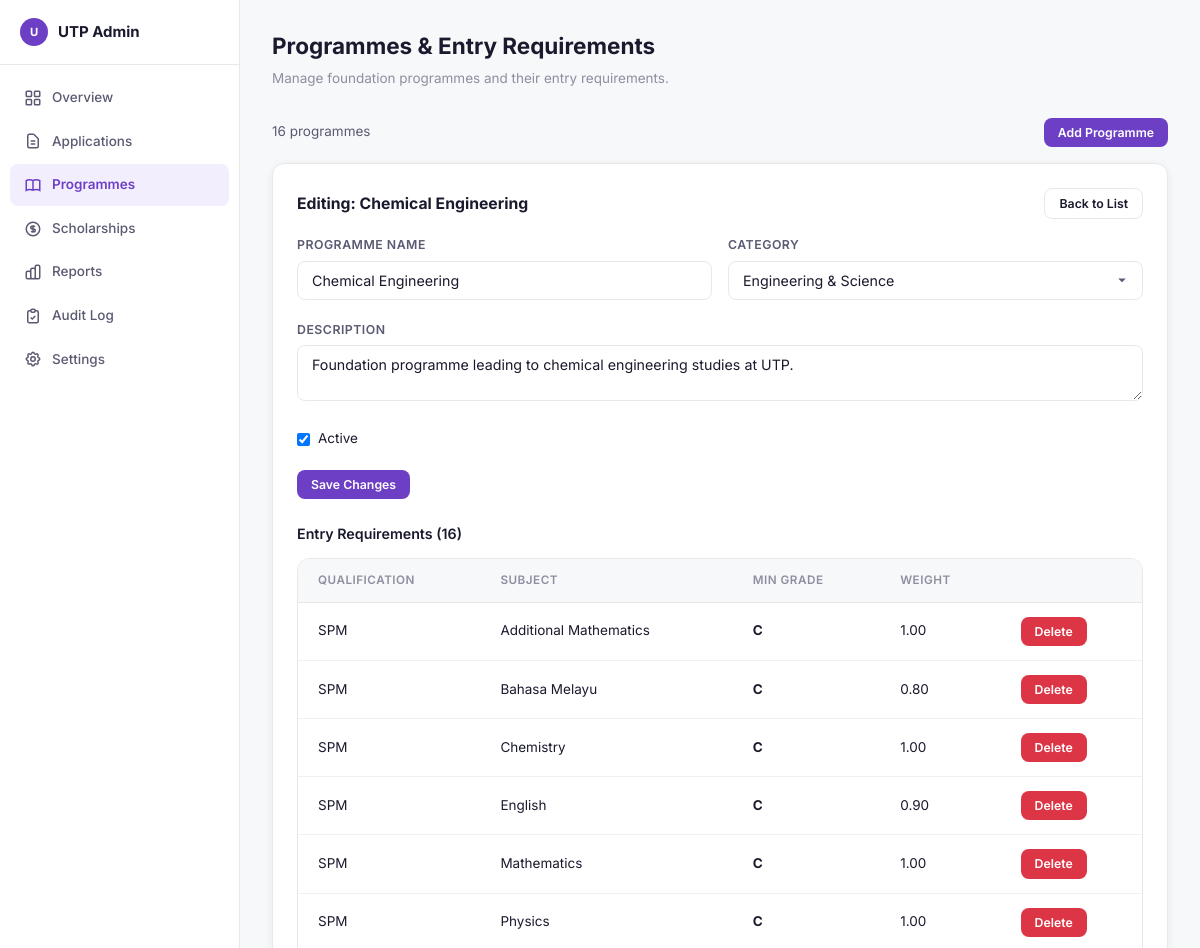
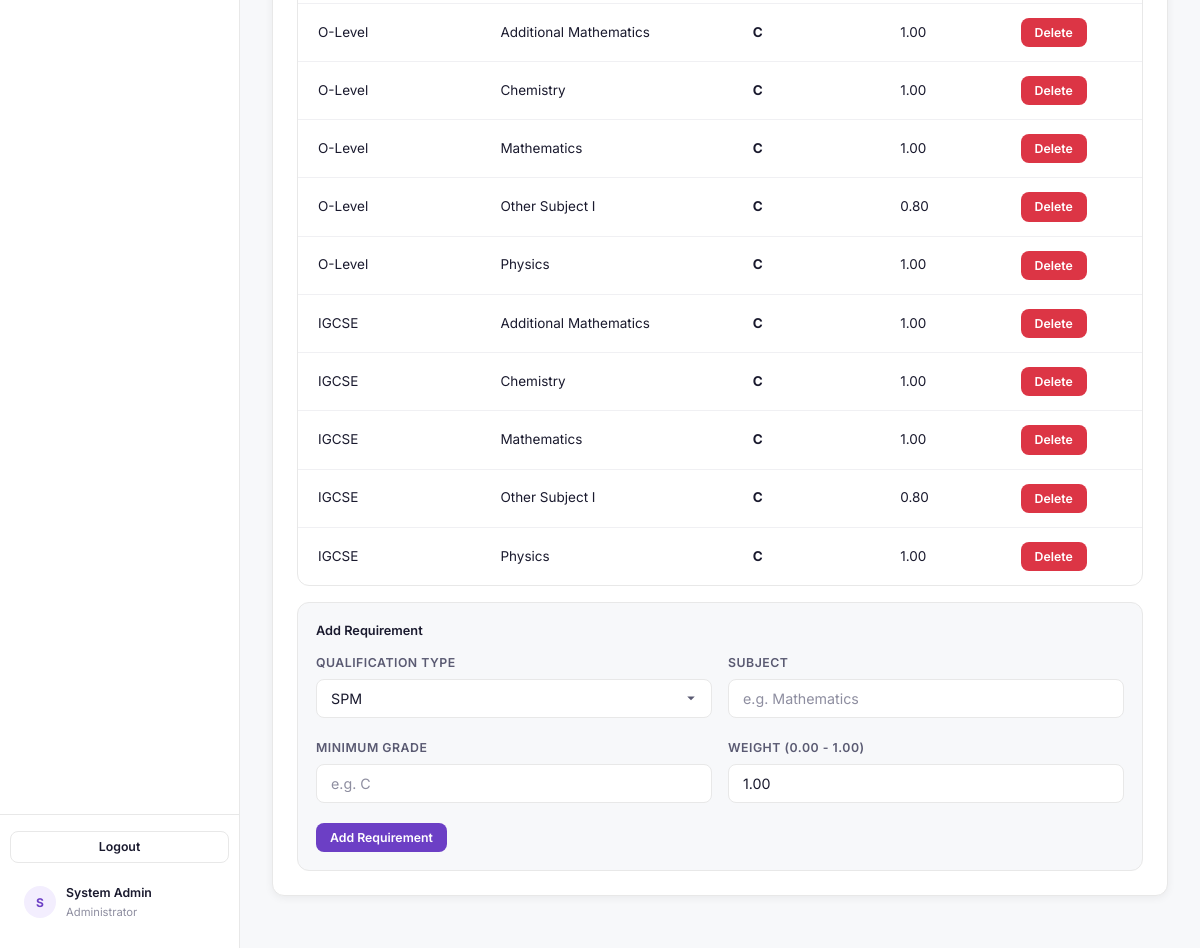
Page /admin/programmes.php?edit=2 (signed in) on the committed database (2 pictures, top to bottom).
### tables this page shows
CREATE TABLE IF NOT EXISTS programmes (
    id INT AUTO_INCREMENT PRIMARY KEY,
    name VARCHAR(150) NOT NULL,
    category VARCHAR(100) NOT NULL,
    description TEXT,
    duration VARCHAR(50),
    foundation_fee DECIMAL(12,2) DEFAULT 0,
    undergraduate_fee DECIMAL(12,2) DEFAULT 0,
    stem_bonus TINYINT(1) DEFAULT 0,
    is_active TINYINT(1) DEFAULT 1,
    created_at TIMESTAMP DEFAULT CURRENT_TIMESTAMP
);

CREATE TABLE IF NOT EXISTS entry_requirements (
    id INT AUTO_INCREMENT PRIMARY KEY,
    programme_id INT NOT NULL,
    qual_type ENUM('SPM', 'O-Level', 'IGCSE') NOT NULL,
    subject VARCHAR(100) NOT NULL,
    min_grade VARCHAR(10) NOT NULL,
    weight DECIMAL(3,2) DEFAULT 1.00,
    FOREIGN KEY (programme_id) REFERENCES programmes(id) ON DELETE CASCADE
);

### admin/programmes.php (the view, shortened to what this page needs)
<?php
require_once __DIR__ . '/admin_header.php';
$db = getDB();
$programmes = $db->query("SELECT p.*, (SELECT COUNT(*) FROM entry_requirements er WHERE er.programme_id = p.id) as req_count FROM programmes p ORDER BY p.category, p.name")->fetchAll();
$editProg = null;
$editReqs = [];
if (isset($_GET['edit'])) {
    $editId = intval($_GET['edit']);
    $stmt = $db->prepare("SELECT * FROM programmes WHERE id = ?");
    $stmt->execute([$editId]);
    $editProg = $stmt->fetch();
    if ($editProg) {
        $stmt = $db->prepare("SELECT * FROM entry_requirements WHERE programme_id = ? ORDER BY qual_type, subject");
        $stmt->execute([$editId]);
        $editReqs = $stmt->fetchAll();
    }
}
?>
<div class="page-header">
    <h1>Programmes & Entry Requirements</h1>
    <p>Manage foundation programmes and their entry requirements.</p>
</div>
<div class="flex-between mb-4">
    <span style="font-size:0.9rem; color:var(--text-secondary);"><?= count($programmes) ?> programmes</span>
    <button data-modal-target="add_programme_modal" class="btn btn-purple btn-sm">Add Programme</button>
</div>
<?php if ($editProg): ?>
<div class="card mb-6">
    <div class="flex-between mb-4">
        <h3 style="font-size:1.05rem;">Editing: <?= htmlspecialchars($editProg['name']) ?></h3>
        <a href="/admin/programmes.php" class="btn btn-outline btn-sm">Back to List</a>
    </div>
    <form method="POST" style="margin-bottom:24px;">
        <div class="form-row">
            <div class="form-group">
                <label class="form-label">Programme Name</label>
                <input type="text" name="name" class="form-input admin-focus" value="<?= htmlspecialchars($editProg['name']) ?>" required>
            </div>
            <div class="form-group">
                <label class="form-label">Category</label>
                <select name="category" class="form-select" required>
                    <option value="Engineering & Science" <?= $editProg['category'] === 'Engineering & Science' ? 'selected' : '' ?>>Engineering & Science</option>
                </select>
            </div>
        </div>
        <div class="form-group">
            <label class="form-label">Description</label>
            <textarea name="description" class="form-input admin-focus" rows="2"><?= htmlspecialchars($editProg['description']) ?></textarea>
        </div>
        <div class="form-group">
            <label style="display:flex; align-items:center; gap:8px; font-size:0.9rem; cursor:pointer;">
                <input type="checkbox" name="is_active" <?= $editProg['is_active'] ? 'checked' : '' ?>> Active
            </label>
        </div>
        <button type="submit" class="btn btn-purple btn-sm">Save Changes</button>
    </form>
    <h4 style="font-size:0.95rem; font-weight:600; margin-bottom:12px;">Entry Requirements (<?= count($editReqs) ?>)</h4>
    <?php if (!empty($editReqs)): ?>
    <div class="table-wrap mb-4">
        <table>
            <thead><tr><th>Qualification</th><th>Subject</th><th>Min Grade</th><th>Weight</th><th></th></tr></thead>
            <tbody>
            <?php foreach ($editReqs as $req): ?>
                <tr>
                    <td><?= htmlspecialchars($req['qual_type']) ?></td>
                    <td><?= htmlspecialchars($req['subject']) ?></td>
                    <td><strong><?= htmlspecialchars($req['min_grade']) ?></strong></td>
                    <td><?= $req['weight'] ?></td>
                    <td>
                        <form method="POST" style="display:inline;" onsubmit="return confirm('Delete this requirement?')">
                            <button type="submit" class="btn btn-danger btn-sm">Delete</button>
                        </form>
                    </td>
                </tr>
            <?php endforeach; ?>
            </tbody>
        </table>
    </div>
    <?php endif; ?>
    <form method="POST" class="card card-flat" style="background:var(--bg-page); padding:18px;">
        <h5 style="font-size:0.85rem; font-weight:600; margin-bottom:12px;">Add Requirement</h5>
        <div class="form-row">
            <div class="form-group">
                <label class="form-label">Qualification Type</label>
                <select name="qual_type" class="form-select" required>
                    <option value="SPM">SPM</option>
                </select>
            </div>
            <div class="form-group">
                <label class="form-label">Subject</label>
                <input type="text" name="subject" class="form-input admin-focus" placeholder="e.g. Mathematics" required>
            </div>
        </div>
        <div class="form-row">
            <div class="form-group">
                <label class="form-label">Minimum Grade</label>
                <input type="text" name="min_grade" class="form-input admin-focus" placeholder="e.g. C" required>
            </div>
            <div class="form-group">
                <label class="form-label">Weight (0.00 - 1.00)</label>
                <input type="number" name="weight" class="form-input admin-focus" value="1.00" min="0" max="1" step="0.05" required>
            </div>
        </div>
        <button type="submit" class="btn btn-purple btn-sm">Add Requirement</button>
    </form>
</div>
<?php endif; ?>
<?php require_once __DIR__ . '/admin_footer.php'; ?>

### assets/css/style.css (style rules this page uses)
*, *::before, *::after { margin: 0; padding: 0; box-sizing: border-box; }
:root { --orange: #e8630a; --orange-hover: #cf5800; --orange-light: #fff4ec; --orange-badge: #fef0e6; --purple: #6c3fc5; --purple-hover: #5a32a3; --purple-light: #f3eefe; --purple-badge: #ece5f9; --text: #1a1a2e; --text-secondary: #5a5a72; --text-muted: #8e8ea0; --bg: #ffffff; --bg-page: #f7f8fa; --border: #e8e8e8; --border-light: #f0f0f3; --card-shadow: 0 2px 8px rgba(0,0,0,0.06); --card-shadow-hover: 0 4px 16px rgba(0,0,0,0.1); --green: #22a867; --green-bg: #edfaf3; --yellow: #e6a817; --yellow-bg: #fef9ea; --red: #dc3545; --red-bg: #fef0f1; --blue: #3b82f6; --blue-bg: #eff6ff; --radius: 8px; --radius-lg: 12px; --font: 'Inter', -apple-system, BlinkMacSystemFont, sans-serif; }
html { font-size: 15px; }
body { font-family: var(--font); color: var(--text); background: var(--bg-page); line-height: 1.6; -webkit-font-smoothing: antialiased; }
a { color: inherit; text-decoration: none; }
button, input, select, textarea { font-family: inherit; font-size: inherit; }
.btn { display: inline-flex; align-items: center; justify-content: center; gap: 8px; padding: 10px 20px; border-radius: var(--radius); font-weight: 600; font-size: 0.9rem; border: none; cursor: pointer; transition: all 0.2s; text-decoration: none; line-height: 1.4; }
.btn-purple { background: var(--purple); color: #fff; }
.btn-outline { background: transparent; border: 1.5px solid var(--border); color: var(--text); }
.btn-danger { background: var(--red); color: #fff; }
.btn-sm { padding: 6px 14px; font-size: 0.82rem; }
.card { background: var(--bg); border: 1px solid var(--border); border-radius: var(--radius-lg); padding: 24px; box-shadow: var(--card-shadow); transition: box-shadow 0.2s; }
.card-flat { box-shadow: none; }
.form-group { margin-bottom: 20px; }
.form-label { display: block; font-size: 0.82rem; font-weight: 600; color: var(--text-secondary); text-transform: uppercase; letter-spacing: 0.5px; margin-bottom: 6px; }
.form-input { width: 100%; padding: 10px 14px; border: 1.5px solid var(--border); border-radius: var(--radius); font-size: 0.95rem; color: var(--text); background: var(--bg); transition: border-color 0.2s; outline: none; }
.form-input::placeholder { color: var(--text-muted); }
.form-row { display: grid; grid-template-columns: 1fr 1fr; gap: 16px; }
.form-select { width: 100%; padding: 10px 14px; border: 1.5px solid var(--border); border-radius: var(--radius); font-size: 0.95rem; color: var(--text); background: var(--bg); outline: none; cursor: pointer; appearance: none; background-repeat: no-repeat; background-position: right 14px center; }
.table-wrap { background: var(--bg); border: 1px solid var(--border); border-radius: var(--radius-lg); overflow-x: auto; -webkit-overflow-scrolling: touch; }
.table-wrap table { width: 100%; border-collapse: collapse; }
.table-wrap th { text-align: left; padding: 12px 20px; font-size: 0.78rem; font-weight: 600; color: var(--text-muted); text-transform: uppercase; letter-spacing: 0.5px; border-bottom: 1px solid var(--border); background: var(--bg-page); }
.table-wrap td { padding: 14px 20px; font-size: 0.9rem; border-bottom: 1px solid var(--border-light); }
.table-wrap tr:last-child td { border-bottom: none; }
.page-header { margin-bottom: 28px; }
.page-header h1 { font-size: 1.5rem; font-weight: 700; color: var(--text); }
.page-header p { color: var(--text-muted); font-size: 0.9rem; margin-top: 4px; }
.mb-4 { margin-bottom: 16px; }
.mb-6 { margin-bottom: 24px; }
.flex-between { display: flex; justify-content: space-between; align-items: center; }

### rows in the picture
programmes: name "Chemical Engineering", category "Engineering & Science", description "Foundation programme leading to chemical engineering studies at UTP.", is_active "☑"
entry_requirements: qual_type "SPM", subject "Additional Mathematics", min_grade "C", weight "1.00"
entry_requirements: qual_type "SPM", subject "Bahasa Melayu", min_grade "C", weight "0.80"
entry_requirements: qual_type "SPM", subject "Chemistry", min_grade "C", weight "1.00"
entry_requirements: qual_type "SPM", subject "English", min_grade "C", weight "0.90"
entry_requirements: qual_type "SPM", subject "Mathematics", min_grade "C", weight "1.00"
entry_requirements: qual_type "SPM", subject "Physics", min_grade "C", weight "1.00"
entry_requirements: qual_type "O-Level", subject "Additional Mathematics", min_grade "C", weight "1.00"
entry_requirements: qual_type "O-Level", subject "Chemistry", min_grade "C", weight "1.00"
entry_requirements: qual_type "O-Level", subject "Mathematics", min_grade "C", weight "1.00"
entry_requirements: qual_type "O-Level", subject "Other Subject I", min_grade "C", weight "0.80"
entry_requirements: qual_type "O-Level", subject "Physics", min_grade "C", weight "1.00"
entry_requirements: qual_type "IGCSE", subject "Additional Mathematics", min_grade "C", weight "1.00"
entry_requirements: qual_type "IGCSE", subject "Chemistry", min_grade "C", weight "1.00"
entry_requirements: qual_type "IGCSE", subject "Mathematics", min_grade "C", weight "1.00"
entry_requirements: qual_type "IGCSE", subject "Other Subject I", min_grade "C", weight "0.80"
entry_requirements: qual_type "IGCSE", subject "Physics", min_grade "C", weight "1.00"

### other values in the picture
$initials "S"
$currentUser['full_name'] "System Admin"
count($programmes) "16"
count($editReqs) "16"
